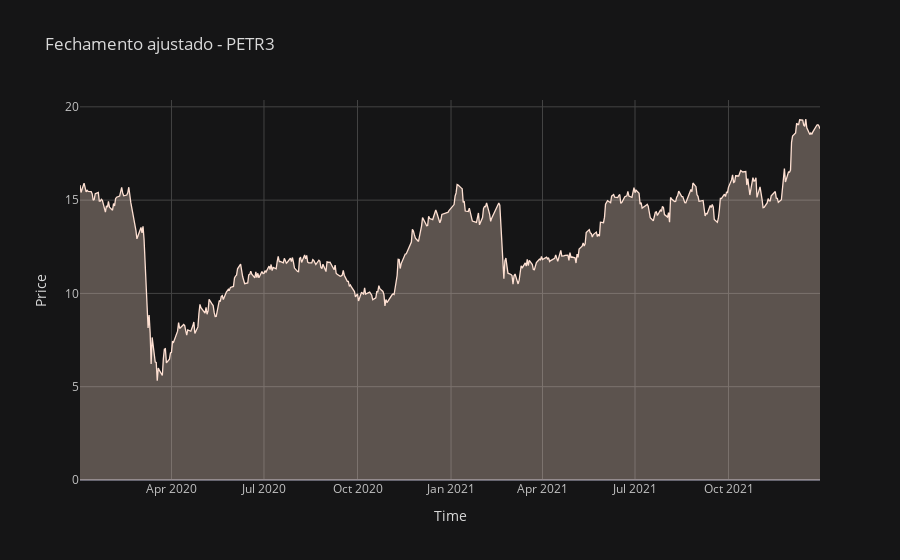

The cell this chart's notebook holds for it:
### Code cell
df['Adj Close'].iplot(title='Fechamento ajustado - PETR3', 
                      fill=True, 
                      colorscale='reds', 
                      theme='solar', xTitle='Time', yTitle='Price')

### Figure 1 — Plotly figure (JSON) as saved in the notebook; plotly's stock layout.template omitted (floating-point values rounded to 4 significant figures; data arrays with more than 128 entries replaced by an {"elided": "..."} marker saying what was removed)
{"data": [{"fill": "tozeroy", "fillcolor": "rgba(254, 224, 210, 0.3)", "line": {"color": "rgba(254, 224, 210, 1.0)", "dash": "solid", "shape": "linear", "width": 1.3}, "mode": "lines", "name": "Adj Close", "text": "", "type": "scatter", "x": {"elided": "495 str values"}, "y": {"elided": "495 float values"}}], "layout": {"legend": {"bgcolor": "#151516", "font": {"color": "#D9D9D9"}}, "paper_bgcolor": "#151516", "plot_bgcolor": "#151516", "title": {"font": {"color": "#D9D9D9"}, "text": "Fechamento ajustado - PETR3"}, "xaxis": {"gridcolor": "#434343", "showgrid": true, "tickfont": {"color": "#C2C2C2"}, "title": {"font": {"color": "#D9D9D9"}, "text": "Time"}, "zerolinecolor": "#666570"}, "yaxis": {"gridcolor": "#434343", "showgrid": true, "tickfont": {"color": "#C2C2C2"}, "title": {"font": {"color": "#D9D9D9"}, "text": "Price"}, "zerolinecolor": "#666570"}}}
